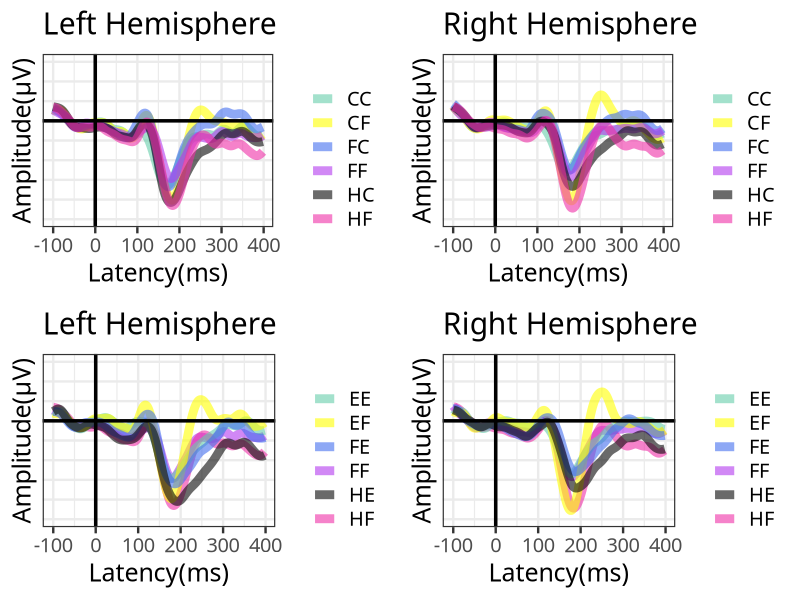

Write the R code that produced this figure.
data <- read.csv("erp.csv")
names(data)
library(ggplot2)

p1 <- ggplot(data, aes(latency, color = "Stimulus")) + 
    geom_line(aes(y = CC_LEFT, color = "CC"), alpha = 3/5, size = 3) +
    geom_line(aes(y = CF_LEFT, color = "CF"), alpha = 3/5, size = 3) +
    geom_line(aes(y = FC_LEFT, color = "FC"), alpha = 3/5, size = 3) +
    geom_line(aes(y = FF_LEFT, color = "FF"), alpha = 3/5, size = 3) +
    geom_line(aes(y = HC_LEFT, color = "HC"), alpha = 3/5, size = 3) +
    geom_line(aes(y = HF_LEFT, color = "HF"), alpha = 3/5, size = 3) +
    scale_colour_manual(values=c("aquamarine3", "yellow", 
                                 "royalblue2", "darkorchid2", 
                                 "gray3", "maroon2")) +
    labs(title = "Left Hemisphere", x = "Latency(ms)",  
         y = "Amplitude(μV)") +
    coord_cartesian(ylim = c(-10, 6)) +
    scale_y_reverse(breaks = seq(-10, 6, 2)) + 
    coord_cartesian(ylim = c(-10, 6)) +
    geom_hline(yintercept = 0, size = 1.2) + 
    geom_vline(xintercept = 0, size = 1.2) +
    theme_bw(base_family = "Avenir", base_size = 18) + 
    labs(colour = "")

#dev.copy(png, file = "1l.png", width = 800, height = 600)
#dev.off()


p2 <- ggplot(data, aes(latency, color = "Stimulus")) + 
    geom_line(aes(y = CC_RIGHT, color = "CC"), alpha = 3/5, size = 3) +
    geom_line(aes(y = CF_RIGHT, color = "CF"), alpha = 3/5, size = 3) +
    geom_line(aes(y = FC_RIGHT, color = "FC"), alpha = 3/5, size = 3) +
    geom_line(aes(y = FF_RIGHT, color = "FF"), alpha = 3/5, size = 3) +
    geom_line(aes(y = HC_RIGHT, color = "HC"), alpha = 3/5, size = 3) +
    geom_line(aes(y = HF_RIGHT, color = "HF"), alpha = 3/5, size = 3) +
    scale_colour_manual(values=c("aquamarine3", "yellow", 
                                 "royalblue2", "darkorchid2", 
                                 "gray3", "maroon2")) +
    labs(title = "Right Hemisphere", x = "Latency(ms)", 
         y = "Amplitude(μV)") +
    coord_cartesian(ylim = c(-10, 6)) +
    scale_y_reverse(breaks = seq(-10, 6, 2)) + 
    coord_cartesian(ylim = c(-10, 6)) +
    geom_hline(yintercept = 0, size = 1.2) + 
    geom_vline(xintercept = 0, size = 1.2) +
    theme_bw(base_family = "Avenir", base_size = 18) + 
    labs(colour = "") 

#dev.copy(png, file = "1r.png", width = 800, height = 600)
#dev.off()


p3 <- ggplot(data, aes(latency, color = "Stimulus")) + 
    geom_line(aes(y = FF_LEFT, color = "FF"), alpha = 3/5, size = 3) +
    geom_line(aes(y = HF_LEFT, color = "HF"), alpha = 3/5, size = 3) +
    geom_line(aes(y = EE_LEFT, color = "EE"), alpha = 3/5, size = 3) +
    geom_line(aes(y = EF_LEFT, color = "EF"), alpha = 3/5, size = 3) +
    geom_line(aes(y = FE_LEFT, color = "FE"), alpha = 3/5, size = 3) +
    geom_line(aes(y = HE_LEFT, color = "HE"), alpha = 3/5, size = 3) +
    scale_colour_manual(values=c("aquamarine3", "yellow", 
                                 "royalblue2", "darkorchid2", 
                                 "gray3", "maroon2")) +
    labs(title = "Left Hemisphere", x = "Latency(ms)",  
         y = "Amplitude(μV)") +
    scale_y_reverse(breaks = seq(-10, 6, 2)) + 
    coord_cartesian(ylim = c(-10, 6)) +
    geom_hline(yintercept = 0, size = 1.2) + 
    geom_vline(xintercept = 0, size = 1.2) +
    theme_bw(base_family = "Avenir", base_size = 18) + 
    labs(colour = "") 

#dev.copy(png, file = "2l.png", width = 800, height = 600)
#dev.off()


p4 <- ggplot(data, aes(latency, color = "Stimulus")) + 
    geom_line(aes(y = FF_RIGHT, color = "FF"), alpha = 3/5, size = 3) +
    geom_line(aes(y = HF_RIGHT, color = "HF"), alpha = 3/5, size = 3) +
    geom_line(aes(y = EE_RIGHT, color = "EE"), alpha = 3/5, size = 3) +
    geom_line(aes(y = EF_RIGHT, color = "EF"), alpha = 3/5, size = 3) +
    geom_line(aes(y = FE_RIGHT, color = "FE"), alpha = 3/5, size = 3) +
    geom_line(aes(y = HE_RIGHT, color = "HE"), alpha = 3/5, size = 3) +
    scale_colour_manual(values=c("aquamarine3", "yellow", 
                                 "royalblue2", "darkorchid2", 
                                 "gray3", "maroon2")) +
    labs(title = "Right Hemisphere", x = "Latency(ms)", 
         y = "Amplitude(μV)") +
    coord_cartesian(ylim = c(-10, 6)) +
    scale_y_reverse(breaks = seq(-10, 6, 2)) + 
    coord_cartesian(ylim = c(-10, 6)) +
    geom_hline(yintercept = 0, size = 1.2) + 
    geom_vline(xintercept = 0, size = 1.2) +
    theme_bw(base_family = "Avenir", base_size = 18) + 
    labs(colour = "") 

library(gridExtra)
grid.arrange(p1, p2, p3, p4, ncol = 2, nrow = 2)

dev.copy(png, file = "4 wave plots.png", width = 1600, height = 1200)
dev.off()